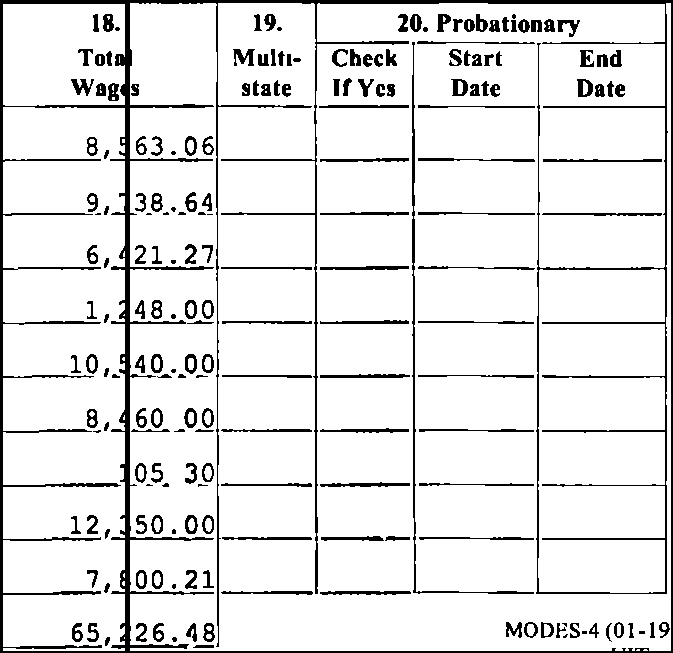
#> input picture enhance_table_quality/images/103.png, 673 x 653 px; its folder holds only this picture in this run
$ python main.py
#> lines starting #> are read from the running program, lines starting #| are printed output that depends on the picture; after the words box and inside, x2 and y2 are one past the last pixel; in counts of white or black regions, pixels touching at a corner belong together
import numpy as np
import cv2
import os
from glob import glob

def find_discarded_indices(sorted_points, index_value, max_dist = 50, thresh_dist= 20):
    """Finds the discarded indices given an input array of points and parameters

    Args:
        sorted_points ([np.ndarray]): [Sorted array of shape (len,4), the input array from which we would like to remove the close lines]
        index_value ([int]): [1 for horizontal lines and 0 for vertical lines, used in sorting]
        max_length (int, optional): [Maximum lenth to stop search for a given line]. Defaults to 50.
        thresh (int, optional): [threshold value, line is discarded if it's distance to the line is less then thresh]. Defaults to 20.
    """
        # finding default indices in vertical lines
    discarded_indices = []

    for i in range(len(sorted_points)-1):
        value_1 = sorted_points[i][index_value]

        for j in range(i+1,len(sorted_points)):
            if j in discarded_indices:
                continue
            value_2 = sorted_points[j][index_value]
            dist = value_2 - value_1
            if dist > max_dist:
                break
            elif dist < thresh_dist:
                discarded_indices.append(j)

    return discarded_indices

def remove_discarded_lines(sorted_lines, discarded_indices):
    """Remove the discarded indices from a sorted array of points

    Args:
        sorted_lines (np.ndarray): [numpy array of shape (num_points,4)]
        discarded_indices ([type]): [list containing the indeces which are to be removed]
    """
    selected_points = []

    for i in range(len(sorted_lines)):
        if not i in discarded_indices:
            selected_points.append(sorted_lines[i])
    return np.array(selected_points)


def remove_close_lines(points,img):
    """Takes an input of points and returns points deleting those who are nearby

    Steps involded -
        - clipping points in len of the image (max of the width and height)
        - Separating the horizontal and vertical lines
        - Sorting the horizontal and vertical lines
        - Run the function find_discarded_indices to remove the discarded indices
        - Remove the discarded indices
        - Merge horizontal and vertical lines
        - return points

    Args:
        points ([np.ndarray]): [np array of shape (num_lines,4) where each instance
        represents an array of points (x1,y1,x2,y2)]

    """
    # clip points
    points_clipped = np.clip(points, 0, max(img.shape))

    # select horizontal and vertical lines
    lines_horizontal = points_clipped[points_clipped[:,0] == 0]
    lines_vertical = points_clipped[points_clipped[:,3] == 0]

    # sorting horizontal and vertical lines
    lines_horizontal_sorted = lines_horizontal[lines_horizontal[:,1].argsort()]
    lines_vertical_sorted = lines_vertical[lines_vertical[:,0].argsort()]

    # finding discarded indices for horizontal and vertical lines
    discarded_indices_horizontal = find_discarded_indices(lines_horizontal_sorted, 1)
    discarded_indices_vertical = find_discarded_indices(lines_vertical_sorted, 0)

    ##########################debugging###########################################
    print("Number of horizontal lines removed - ",len(discarded_indices_horizontal))
    print("Number of vertical lines removed - ", len(discarded_indices_vertical))

    # remove discarded horizontal and vertical lines
    selected_lines_horizontal = remove_discarded_lines(lines_horizontal_sorted, discarded_indices_horizontal)
    selected_lines_vertical = remove_discarded_lines(lines_vertical_sorted, discarded_indices_vertical)


    print(selected_lines_horizontal.shape)
    print(selected_lines_vertical.shape)
    return np.concatenate((selected_lines_horizontal, selected_lines_vertical))


def get_lines(img):
  image = img.copy()
  if image.ndim == 3:
    gray = cv2.cvtColor(image, cv2.COLOR_BGR2GRAY)
  else:
    gray=image
  edges = cv2.Canny(gray, 100, 170, apertureSize = 3)

  # plt.figure(figsize = (12,8))
  # plt.title("edges")
  # plt.imshow(edges, cmap="gray")

  # Run HoughLines using a rho accuracy of 1 pixel
  # Theta accuracy of np.pi / 180
  # Our line threshold is set to 200 (number of points on line)
  lines = cv2.HoughLines(edges, 1, np.pi/180, 200)
  # We iterate through each line and convert it to the format
  # required by cv.lines
  points = []
  for line in lines:
    rho, theta = line[0]

    a = np.cos(theta)
    b = np.sin(theta)

    x0 = a * rho
    y0 = b * rho
    x1 = int(x0 + 2000 * (-b))
    y1 = int(y0 + 2000 * (a))
    x2 = int(x0 - 2000 * (-b))
    y2 = int(y0 - 2000 * (a))

    # [6 lines of commented-out code are left out]


    thresh = 5
    if np.absolute(x2-x1) > thresh and np.absolute(y2-y1) > thresh:
        continue
    else:
        points.append([x1,y1,x2,y2])

  filtered_points = remove_close_lines(points, image)
  for line in filtered_points:
      x1,y1,x2,y2 = line
      cv2.line(image, (x1,y1), (x2,y2), (0,0,0),3)
  return image


if __name__ == '__main__':
    files = glob("images/*.png")

    for image_path in files:
        image = cv2.imread(image_path)
#> image is the input picture: shape (653, 673, 3); 89.9% white; 200 black regions (20 under 20 px), largest, box (x1, y1, x2, y2) and area: (0, 0, 673, 653) 22397, (412, 42, 534, 594) 1406, (320, 266, 409, 270) 293

        cv2.imshow("Original Image", image)


        enhanced_image = get_lines(image)
#> in get_lines, `edges = cv2.Canny(gray, 100, 170, apertureSize = 3)`:
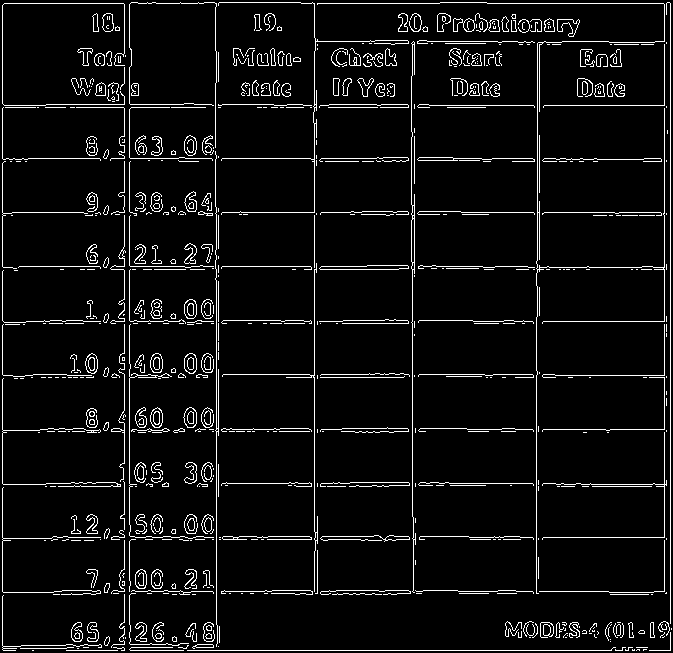
#> edges: shape (653, 673); 5.9% white in thin lines or dots
#> in get_lines, `lines = cv2.HoughLines(edges, 1, np.pi/180, 200)`: lines = 32 rows, first 8: [670, 0], [2, 0], [650, 1.57], [664, 0], [129, 0], [314, 0], [124, 0], [3, 1.57]
#> the loop in get_lines, `for line in lines:` made 32 passes
#> (rho, theta, a, b, x0, y0, x1, y1) on passes 1 to 8: (670, 0, 1, 0, 670, 0, 670, 2000), (2, 0, 1, 0, 2, 0, 2, 2000), (650, 1.57, -4.37e-08, 1, -2.84e-05, 650, -2000, 649), (664, 0, 1, 0, 664, 0, 664, 2000), (129, 0, 1, 0, 129, 0, 129, 2000), (314, 0, 1, 0, 314, 0, 314, 2000), (124, 0, 1, 0, 124, 0, 124, 2000), (3, 1.57, -4.37e-08, 1, -1.31e-07, 3, -2000, 2)
#> after the loop in get_lines, `for line in lines:`: points = 32 items, first 6: [670, 2000, 670, -2000], [2, 2000, 2, -2000], [-2000, 649, 1999, 650], [664, 2000, 664, -2000], [129, 2000, 129, -2000], [314, 2000, 314, -2000]
#> in remove_close_lines, `points_clipped = np.clip(points, 0, max(img.shape))`: points_clipped = 32 rows, first 6: [670, 673, 670, 0], [2, 673, 2, 0], [0, 649, 673, 650], [664, 673, 664, 0], [129, 673, 129, 0], [314, 673, 314, 0]
#> in remove_close_lines, `lines_horizontal = points_clipped[points_clipped[:,0] == 0]`: lines_horizontal = 20 rows, first 6: [0, 649, 673, 650], [0, 2, 673, 3], [0, 157, 673, 158], [0, 211, 673, 212], [0, 265, 673, 266], [0, 106, 673, 107]
#> in remove_close_lines, `lines_vertical = points_clipped[points_clipped[:,3] == 0]`: lines_vertical = [[670, 673, 670, 0], [2, 673, 2, 0], [664, 673, 664, 0], [129, 673, 129, 0], [314, 673, 314, 0], [124, 673, 124, 0], [216, 673, 216, 0], [412, 673, 412, 0], [536, 673, 536, 0], [218, 673, 218, 0], [539, 673, 539, 0], [414, 673, 414, 0]]
#> in remove_close_lines, `lines_horizontal_sorted = lines_horizontal[lines_horizontal[:,1].argso..`: lines_horizontal_sorted = 20 rows, first 6: [0, 2, 673, 3], [0, 40, 673, 41], [0, 104, 673, 105], [0, 106, 673, 107], [0, 157, 673, 158], [0, 211, 673, 212]
#> in remove_close_lines, `lines_vertical_sorted = lines_vertical[lines_vertical[:,0].argsort()]`: lines_vertical_sorted = [[2, 673, 2, 0], [124, 673, 124, 0], [129, 673, 129, 0], [216, 673, 216, 0], [218, 673, 218, 0], [314, 673, 314, 0], [412, 673, 412, 0], [414, 673, 414, 0], [536, 673, 536, 0], [539, 673, 539, 0], [664, 673, 664, 0], [670, 673, 670, 0]]
#> the loop in find_discarded_indices, `for i in range(len(sorted_points)-1):` made 19 passes
#> value_1 on passes 1 to 8: 2, 40, 104, 106, 157, 211, 265, 268
#> after the loop in find_discarded_indices, `for i in range(len(sorted_points)-1):`: discarded_indices = [3, 7, 9, 11, 13, 15, 17]
#> the loop in find_discarded_indices (call 2), `for i in range(len(sorted_points)-1):` made 11 passes
#> value_1 on passes 1 to 8: 2, 124, 129, 216, 218, 314, 412, 414
#> in remove_close_lines, `discarded_indices_vertical = find_discarded_indices(lines_vertical_sor..`: discarded_indices_vertical = [2, 4, 7, 9, 11]
#| Number of horizontal lines removed -  7
#| Number of vertical lines removed -  5
#> the loop in remove_discarded_lines, `for i in range(len(sorted_lines)):` made 20 passes
#> after the loop in remove_discarded_lines, `for i in range(len(sorted_lines)):`: selected_points = [[0, 2, 673, 3], [0, 40, 673, 41], [0, 104, 673, 105], [0, 157, 673, 158], [0, 211, 673, 212], [0, 265, 673, 266], [0, 320, 673, 321], [0, 373, 673, 374], [0, 428, 673, 429], [0, 482, 673, 483], [0, 536, 673, 537], [0, 590, 673, 591], [0, 649, 673, 650]]
#> in remove_close_lines, `selected_lines_horizontal = remove_discarded_lines(lines_horizontal_so..`: selected_lines_horizontal = 13 rows, first 6: [0, 2, 673, 3], [0, 40, 673, 41], [0, 104, 673, 105], [0, 157, 673, 158], [0, 211, 673, 212], [0, 265, 673, 266]
#> the loop in remove_discarded_lines (call 2), `for i in range(len(sorted_lines)):` made 12 passes
#> in remove_close_lines, `selected_lines_vertical = remove_discarded_lines(lines_vertical_sorted..`: selected_lines_vertical = [[2, 673, 2, 0], [124, 673, 124, 0], [216, 673, 216, 0], [314, 673, 314, 0], [412, 673, 412, 0], [536, 673, 536, 0], [664, 673, 664, 0]]
#| (13, 4)
#| (7, 4)
#> in get_lines, `filtered_points = remove_close_lines(points, image)`: filtered_points = 20 rows, first 6: [0, 2, 673, 3], [0, 40, 673, 41], [0, 104, 673, 105], [0, 157, 673, 158], [0, 211, 673, 212], [0, 265, 673, 266]
#> the loop in get_lines, `for line in filtered_points:` made 20 passes
#> after the loop in get_lines, `for line in filtered_points:`:
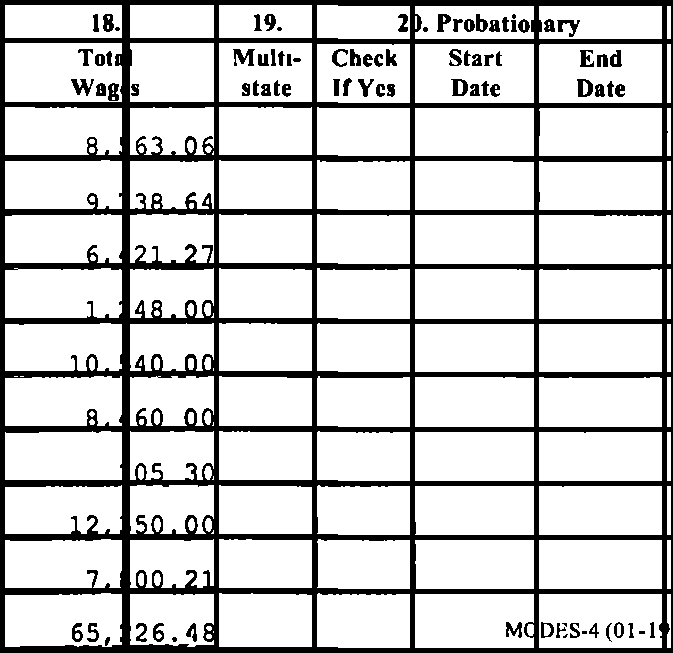
#> image: shape (653, 673, 3); 80.6% white; 84 black regions (7 under 20 px), largest, box (x1, y1, x2, y2) and area: (0, 0, 673, 653) 77799, (233, 49, 255, 66) 204, (71, 79, 94, 96) 187

        cv2.imshow("Enhanced Image",enhanced_image)
        cv2.waitKey(0)

$ run again, on enhance_table_quality/images/131.png
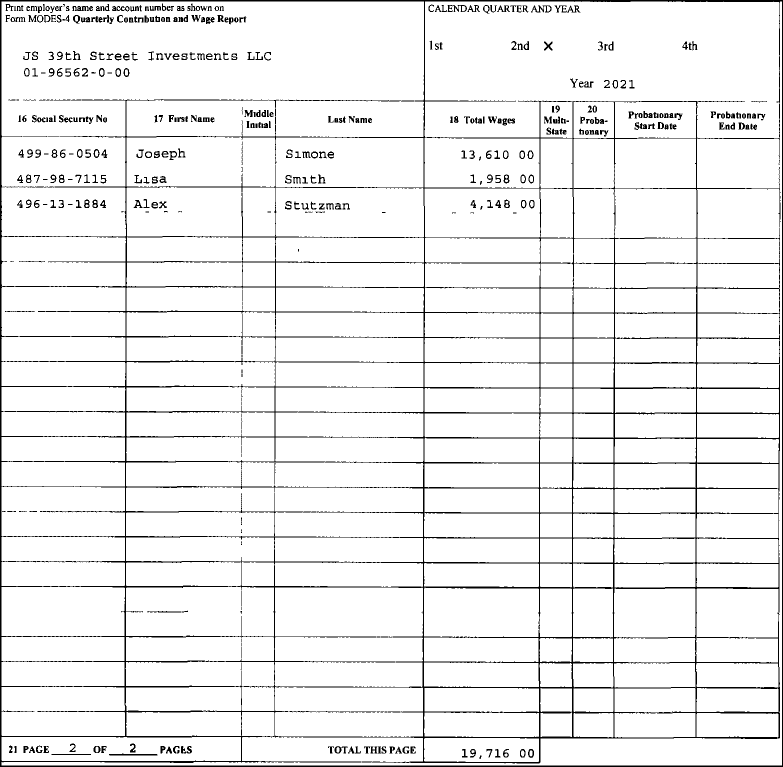
#> input picture enhance_table_quality/images/131.png, 1566 x 1533 px (shown at 1/2 size)
#> image is the input picture: shape (1533, 1566, 3); 94% white; 516 black regions (92 under 20 px), largest, box (x1, y1, x2, y2) and area: (0, 0, 1566, 1533) 111402, (578, 199, 828, 203) 403, (218, 1507, 315, 1511) 292
#> in get_lines, `edges = cv2.Canny(gray, 100, 170, apertureSize = 3)`:
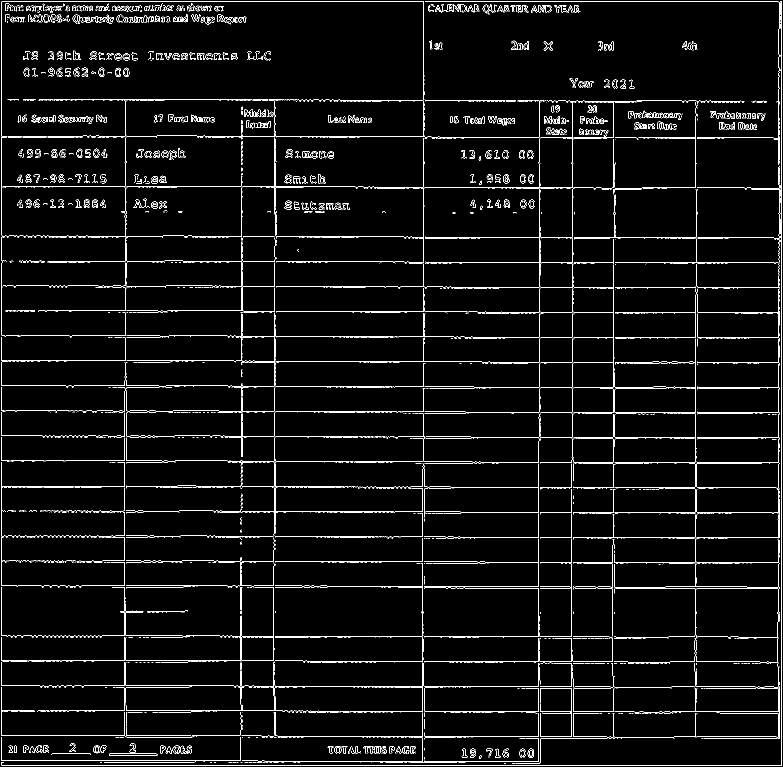
#> edges: shape (1533, 1566) (shown at 1/2 size); 3.9% white in thin lines or dots
#> lines = 89 rows, first 8: [1530, 1.57], [1563, 0], [2, 0], [2, 1.57], [824, 1.57], [874, 1.57], [924, 1.57], [774, 1.57]
#> the loop in get_lines, `for line in lines:` made 89 passes
#> (rho, theta, a, b, x0, y0, x1, y1) on passes 1 to 8: (1530, 1.57, -4.37e-08, 1, -6.69e-05, 1530, -2000, 1529), (1563, 0, 1, 0, 1563, 0, 1563, 2000), (2, 0, 1, 0, 2, 0, 2, 2000), (2, 1.57, -4.37e-08, 1, -8.74e-08, 2, -2000, 1), (824, 1.57, -4.37e-08, 1, -3.6e-05, 824, -2000, 823), (874, 1.57, -4.37e-08, 1, -3.82e-05, 874, -2000, 873), (924, 1.57, -4.37e-08, 1, -4.04e-05, 924, -2000, 923), (774, 1.57, -4.37e-08, 1, -3.38e-05, 774, -2000, 773)
#> the loop in find_discarded_indices, `for i in range(len(sorted_points)-1):` made 67 passes
#> the loop in find_discarded_indices (call 2), `for i in range(len(sorted_points)-1):` made 15 passes
#| Number of horizontal lines removed -  42
#| Number of vertical lines removed -  6
#> the loop in remove_discarded_lines, `for i in range(len(sorted_lines)):` made 68 passes
#> the loop in remove_discarded_lines (call 2), `for i in range(len(sorted_lines)):` made 16 passes
#| (26, 4)
#| (10, 4)
#> the loop in get_lines, `for line in filtered_points:` made 36 passes
#> line on passes 1 to 8: [0, 1, 1566, 2], [0, 200, 1566, 201], [0, 235, 1566, 236], [0, 271, 1566, 272], [0, 371, 1566, 372], [0, 471, 1566, 472], [0, 521, 1566, 522], [0, 571, 1566, 572]
#> after the loop in get_lines, `for line in filtered_points:`:
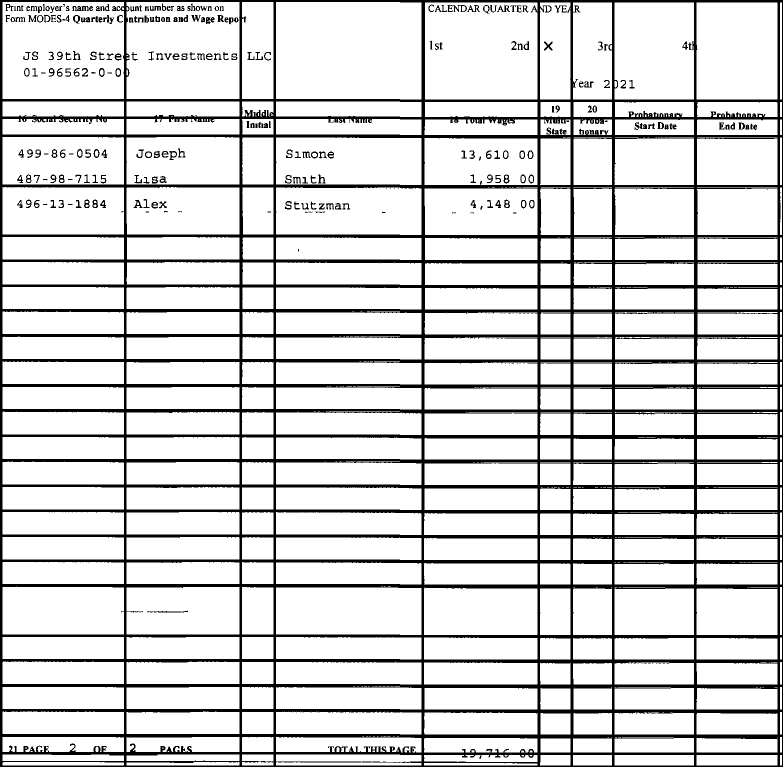
#> image: shape (1533, 1566, 3) (shown at 1/2 size); 84.8% white; 275 black regions (26 under 20 px), largest, box (x1, y1, x2, y2) and area: (0, 0, 1566, 1533) 345922, (145, 12, 178, 22) 208, (906, 10, 934, 24) 161
